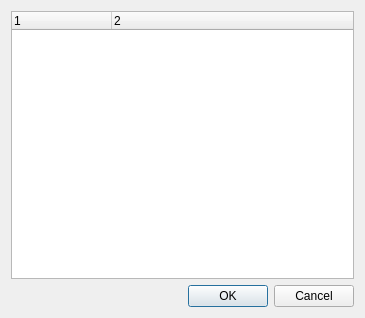
<?xml version="1.0" encoding="UTF-8"?>
<ui version="4.0">
 <class>DlgStrlInfo</class>
 <widget class="QDialog" name="DlgStrlInfo">
  <property name="geometry">
   <rect>
    <x>0</x>
    <y>0</y>
    <width>365</width>
    <height>318</height>
   </rect>
  </property>
  <property name="windowTitle">
   <string>Dialog</string>
  </property>
  <layout class="QGridLayout" name="gridLayout">
   <item row="0" column="0">
    <widget class="QTreeWidget" name="treeStrl">
     <property name="columnCount">
      <number>2</number>
     </property>
     <column>
      <property name="text">
       <string notr="true">1</string>
      </property>
     </column>
     <column>
      <property name="text">
       <string notr="true">2</string>
      </property>
     </column>
    </widget>
   </item>
   <item row="1" column="0">
    <widget class="QDialogButtonBox" name="buttonBox">
     <property name="orientation">
      <enum>Qt::Horizontal</enum>
     </property>
     <property name="standardButtons">
      <set>QDialogButtonBox::Cancel|QDialogButtonBox::Ok</set>
     </property>
    </widget>
   </item>
  </layout>
 </widget>
 <resources/>
 <connections>
  <connection>
   <sender>buttonBox</sender>
   <signal>accepted()</signal>
   <receiver>DlgStrlInfo</receiver>
   <slot>accept()</slot>
   <hints>
    <hint type="sourcelabel">
     <x>248</x>
     <y>254</y>
    </hint>
    <hint type="destinationlabel">
     <x>157</x>
     <y>274</y>
    </hint>
   </hints>
  </connection>
  <connection>
   <sender>buttonBox</sender>
   <signal>rejected()</signal>
   <receiver>DlgStrlInfo</receiver>
   <slot>reject()</slot>
   <hints>
    <hint type="sourcelabel">
     <x>316</x>
     <y>260</y>
    </hint>
    <hint type="destinationlabel">
     <x>286</x>
     <y>274</y>
    </hint>
   </hints>
  </connection>
 </connections>
</ui>
